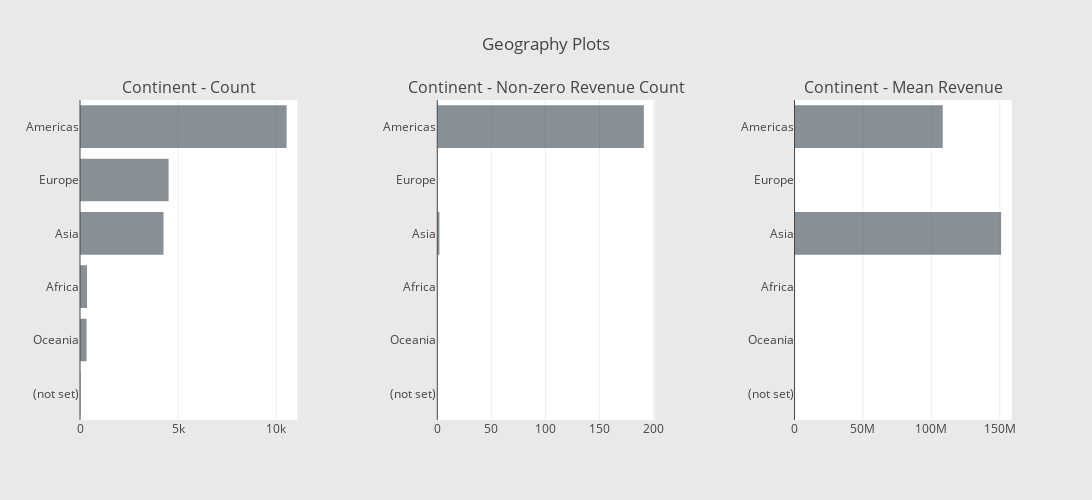

This figure's notebook cell:
### Markdown cell above
Below graphs show the continent dependancy.

### Code cell
# Continent
cnt_srs = train.groupby('geoNetwork.continent')['totals.transactionRevenue'].agg(['size', 'count', 'mean'])
cnt_srs.columns = ["count", "count of non-zero revenue", "mean"]
cnt_srs = cnt_srs.sort_values(by="count", ascending=False)
trace1 = horizontal_bar_chart(cnt_srs["count"].head(10), 'rgba(58, 71, 80, 0.6)')
trace2 = horizontal_bar_chart(cnt_srs["count of non-zero revenue"].head(10), 'rgba(58, 71, 80, 0.6)')
trace3 = horizontal_bar_chart(cnt_srs["mean"].head(10), 'rgba(58, 71, 80, 0.6)')

# Creating subplots
fig = tools.make_subplots(rows=1, cols=3, vertical_spacing=0.08, horizontal_spacing=0.15, 
                          subplot_titles=["Continent - Count", "Continent - Non-zero Revenue Count", "Continent - Mean Revenue"])

fig.append_trace(trace1, 1, 1)
fig.append_trace(trace2, 1, 2)
fig.append_trace(trace3, 1, 3)

fig['layout'].update(height=500, width=1200, paper_bgcolor='rgb(233,233,233)', title="Geography Plots")
py.iplot(fig, filename='geo-plots')

### Figure 1 — Plotly figure (JSON) as saved in the notebook; plotly's stock layout.template omitted (floating-point values rounded to 4 significant figures)
{"data": [{"marker": {"color": "rgba(58, 71, 80, 0.6)"}, "orientation": "h", "showlegend": false, "x": [21, 337, 357, 4253, 4511, 10521], "y": ["(not set)", "Oceania", "Africa", "Asia", "Europe", "Americas"], "type": "bar", "uid": "8b270cfc-5e56-4b8a-ab92-c590aad12f1f", "xaxis": "x", "yaxis": "y"}, {"marker": {"color": "rgba(58, 71, 80, 0.6)"}, "orientation": "h", "showlegend": false, "x": [0, 0, 0, 2, 0, 191], "y": ["(not set)", "Oceania", "Africa", "Asia", "Europe", "Americas"], "type": "bar", "uid": "785de116-9aaa-45bd-99af-a470cdb96fe5", "xaxis": "x2", "yaxis": "y2"}, {"marker": {"color": "rgba(58, 71, 80, 0.6)"}, "orientation": "h", "showlegend": false, "x": [null, null, null, 150980000, null, 108300000.0], "y": ["(not set)", "Oceania", "Africa", "Asia", "Europe", "Americas"], "type": "bar", "uid": "711f549a-639b-4e61-bbc0-0730df1117d5", "xaxis": "x3", "yaxis": "y3"}], "layout": {"annotations": [{"font": {"size": 16}, "showarrow": false, "text": "Continent - Count", "x": 0.1167, "xanchor": "center", "xref": "paper", "y": 1, "yanchor": "bottom", "yref": "paper"}, {"font": {"size": 16}, "showarrow": false, "text": "Continent - Non-zero Revenue Count", "x": 0.5, "xanchor": "center", "xref": "paper", "y": 1, "yanchor": "bottom", "yref": "paper"}, {"font": {"size": 16}, "showarrow": false, "text": "Continent - Mean Revenue", "x": 0.8833, "xanchor": "center", "xref": "paper", "y": 1, "yanchor": "bottom", "yref": "paper"}], "xaxis": {"anchor": "y", "domain": [0, 0.2333]}, "yaxis": {"anchor": "x", "domain": [0, 1]}, "xaxis2": {"anchor": "y2", "domain": [0.3833, 0.6167]}, "yaxis2": {"anchor": "x2", "domain": [0, 1]}, "xaxis3": {"anchor": "y3", "domain": [0.7667, 1.0]}, "yaxis3": {"anchor": "x3", "domain": [0, 1]}, "height": 500, "width": 1200, "paper_bgcolor": "rgb(233,233,233)", "title": "Geography Plots"}}
